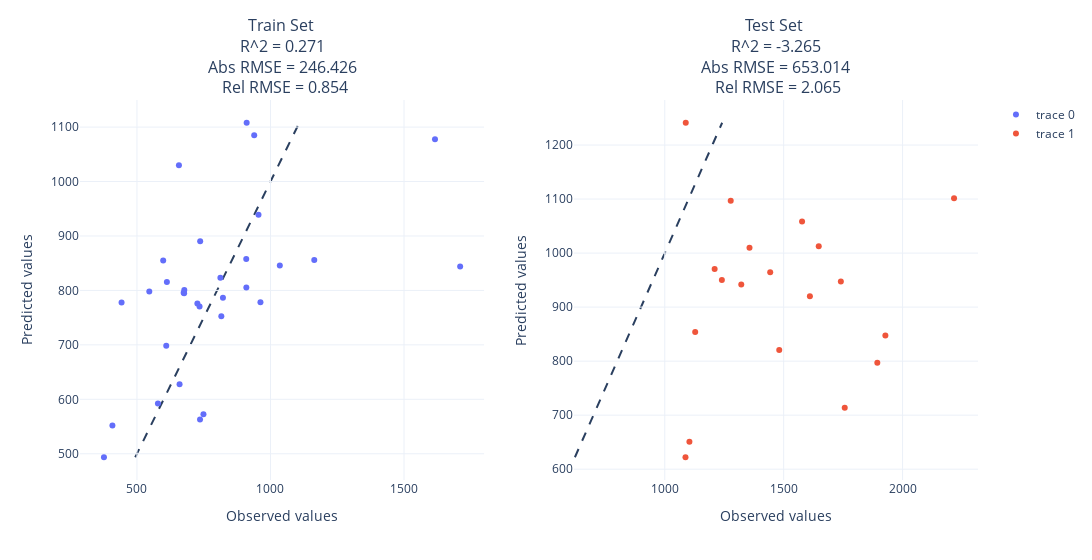

This figure's notebook cell:
### Markdown cell above
### Test

### Code cell
# Make predictions for training
X = doe
y = tar
y_pred = pipe.predict(X)

# Make predictions for testing
X_test = doe_test
y_test = tar_test
y_test_pred = pipe.predict(X_test)

# Plot
plot_pls_model_eval(
    y, y_pred, y_test, y_test_pred,
)

### Figure 1 — Plotly figure (JSON) as saved in the notebook; plotly's stock layout.template omitted (floating-point values rounded to 4 significant figures)
{"data": [{"mode": "markers", "type": "scatter", "x": [598.2, 677.3, 962.4, 376.5, 749.0, 609.7, 734.5, 736.8, 546.2, 909.6, 816.0, 657.2, 822.0, 909.2, 442.4, 659.6, 736.2, 726.2, 612.1, 939.1, 955.1, 578.6, 674.9, 910.8, 676.6, 812.5, 408.1, 1035.0, 1616.0, 1164.0, 1710.0], "xaxis": "x", "y": [854.8, 800.7, 778.2, 493.6, 572.7, 698.2, 770.5, 890.2, 798.1, 805.2, 752.6, 1030.0, 786.6, 857.9, 777.7, 627.4, 562.9, 776.0, 815.6, 1085.0, 938.8, 592.5, 795.6, 1108.0, 795.0, 823.1, 552.0, 845.6, 1078.0, 855.8, 843.8], "yaxis": "y"}, {"mode": "markers", "type": "scatter", "x": [2216.0, 1740.0, 1577.0, 1210.0, 1104.0, 1128.0, 1647.0, 1356.0, 1610.0, 1928.0, 1894.0, 1443.0, 1240.0, 1088.0, 1277.0, 1322.0, 1481.0, 1087.0, 1757.0], "xaxis": "x2", "y": [1101.0, 947.4, 1058.0, 970.4, 650.9, 853.8, 1013.0, 1010.0, 920.0, 847.6, 796.8, 964.6, 950.3, 1241.0, 1097.0, 941.9, 820.7, 622.1, 713.7], "yaxis": "y2"}], "layout": {"annotations": [{"font": {"size": 16}, "showarrow": false, "text": "Train Set <br> R^2 = 0.271 <br> Abs RMSE = 246.426 <br> Rel RMSE = 0.854", "x": 0.225, "xanchor": "center", "xref": "paper", "y": 1, "yanchor": "bottom", "yref": "paper"}, {"font": {"size": 16}, "showarrow": false, "text": "Test Set <br> R^2 = -3.265 <br> Abs RMSE = 653.014 <br> Rel RMSE = 2.065", "x": 0.775, "xanchor": "center", "xref": "paper", "y": 1, "yanchor": "bottom", "yref": "paper"}], "shapes": [{"layer": "below", "line": {"dash": "dash"}, "type": "line", "x0": 493.6, "x1": 1108.0, "y0": 493.6, "y1": 1108.0}, {"layer": "below", "line": {"dash": "dash"}, "type": "line", "x0": 622.1, "x1": 1241.0, "xref": "x2", "y0": 622.1, "y1": 1241.0, "yref": "y2"}], "width": 1600, "xaxis": {"anchor": "y", "domain": [0, 0.45], "title": {"text": "Observed values"}}, "xaxis2": {"anchor": "y2", "domain": [0.55, 1], "title": {"text": "Observed values"}}, "yaxis": {"anchor": "x", "domain": [0, 1], "title": {"text": "Predicted values"}}, "yaxis2": {"anchor": "x2", "domain": [0, 1], "title": {"text": "Predicted values"}}}}
